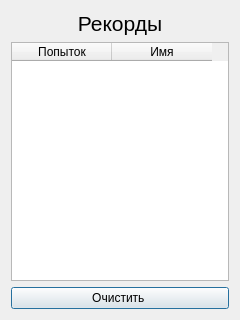
<?xml version="1.0" encoding="UTF-8"?>
<ui version="4.0">
 <class>records</class>
 <widget class="QDialog" name="records">
  <property name="geometry">
   <rect>
    <x>0</x>
    <y>0</y>
    <width>240</width>
    <height>320</height>
   </rect>
  </property>
  <property name="windowTitle">
   <string>Dialog</string>
  </property>
  <property name="windowIcon">
   <iconset resource="rsc.qrc">
    <normaloff>:/img/icon.jpg</normaloff>:/img/icon.jpg</iconset>
  </property>
  <layout class="QVBoxLayout" name="verticalLayout">
   <item>
    <widget class="QLabel" name="label">
     <property name="font">
      <font>
       <pointsize>16</pointsize>
      </font>
     </property>
     <property name="text">
      <string>Рекорды</string>
     </property>
     <property name="alignment">
      <set>Qt::AlignCenter</set>
     </property>
    </widget>
   </item>
   <item>
    <widget class="QTableWidget" name="tableWidget">
     <column>
      <property name="text">
       <string>Попыток</string>
      </property>
     </column>
     <column>
      <property name="text">
       <string>Имя</string>
      </property>
     </column>
    </widget>
   </item>
   <item>
    <widget class="QPushButton" name="pushButton">
     <property name="text">
      <string>Очистить </string>
     </property>
    </widget>
   </item>
  </layout>
 </widget>
 <resources>
  <include location="rsc.qrc"/>
 </resources>
 <connections/>
</ui>
